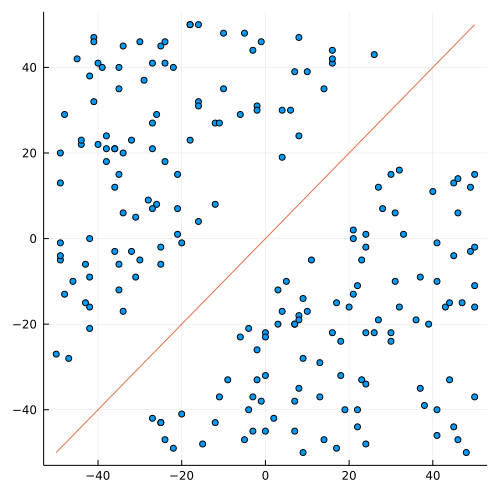

Here is the Julia script that generated this plot:
using DelimitedFiles
using Plots

range = -50:0.01:50
xs = rand(range, 250)
ys = rand(range, 250)

filter = abs.(xs .- ys) .> 10
xs = xs[filter]
ys = ys[filter]

scatter(xs, ys, label=nothing, size=(500, 500))
plot!(range, range, label=nothing)

savefig("dataset.png")

dataset = hcat(xs, ys, xs .- ys .< 0)
writedlm("dataset.csv", dataset, ',')
